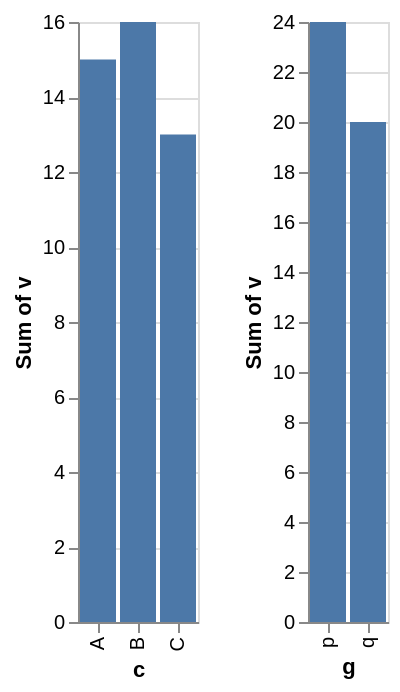

Describe this chart as a Vega-Lite specification.
### Vega-Lite specification from a JSON file in a GitHub repository (floating-point values rounded to 4 significant figures)
{"$schema": "https://vega.github.io/schema/vega-lite/v6.json", "padding": 5, "autosize": "pad", "data": {"name": "table", "values": [{"c": "A", "g": "p", "x": 1, "y": 2, "v": 5, "t": "2024-01-15", "o": {"v": 3}, "IMDB Rating": 6.1, "d": "x1"}, {"c": "B", "g": "q", "x": 2, "y": 4, "v": 9, "t": "2024-02-20", "o": {"v": 7}, "IMDB Rating": 7.4, "d": "x2"}, {"c": "A", "g": "q", "x": 3, "y": 3, "v": 2, "t": "2024-03-05", "o": {"v": 1}, "IMDB Rating": 5.2, "d": "x1"}, {"c": "C", "g": "p", "x": 4, "y": 6, "v": 7, "t": "2024-05-30", "o": {"v": 4}, "IMDB Rating": 8.8, "d": "x3"}, {"c": "B", "g": "p", "x": 5, "y": 5, "v": 4, "t": "2024-07-11", "o": {"v": 9}, "IMDB Rating": 6.9, "d": "x2"}, {"c": "C", "g": "q", "x": 6, "y": 8, "v": 6, "t": "2024-09-02", "o": {"v": 2}, "IMDB Rating": 7.7, "d": "x3"}, {"c": "A", "g": "p", "x": 7, "y": 7, "v": 8, "t": "2024-11-25", "o": {"v": 5}, "IMDB Rating": 4.4, "d": "x1"}, {"c": "B", "g": "q", "x": 8, "y": 9, "v": 3, "t": "2024-12-31", "o": {"v": 8}, "IMDB Rating": 9.1, "d": "x2"}]}, "hconcat": [{"mark": "bar", "encoding": {"x": {"field": "c", "type": "nominal"}, "y": {"field": "v", "type": "quantitative", "aggregate": "sum"}}}, {"mark": "bar", "encoding": {"x": {"field": "g", "type": "nominal"}, "y": {"field": "v", "type": "quantitative", "aggregate": "sum"}}}]}
